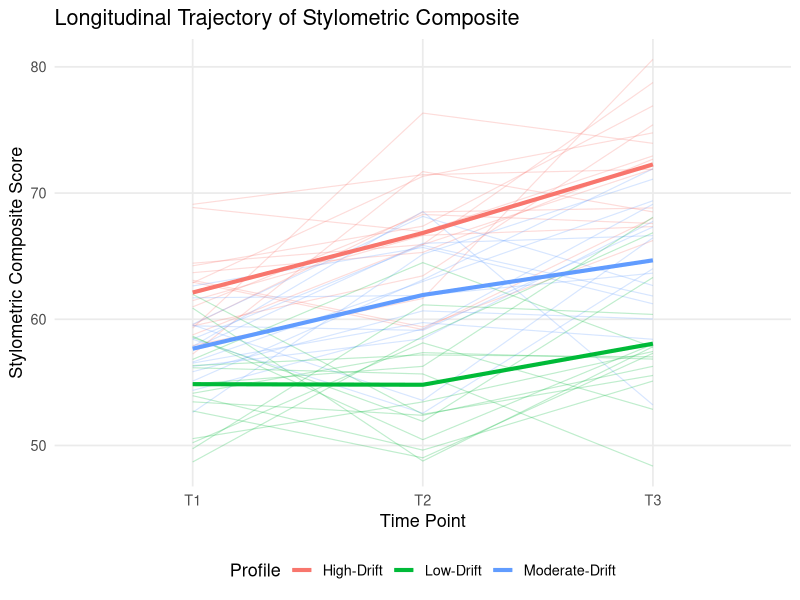
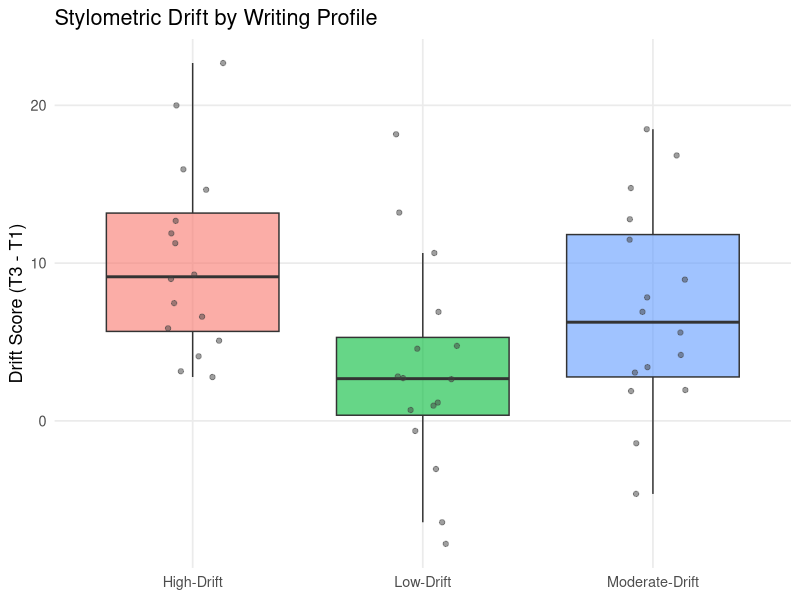
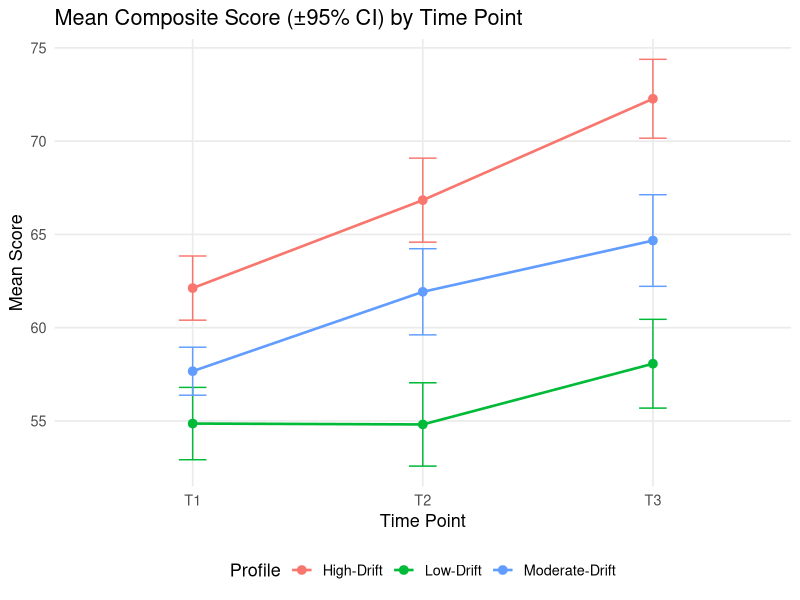
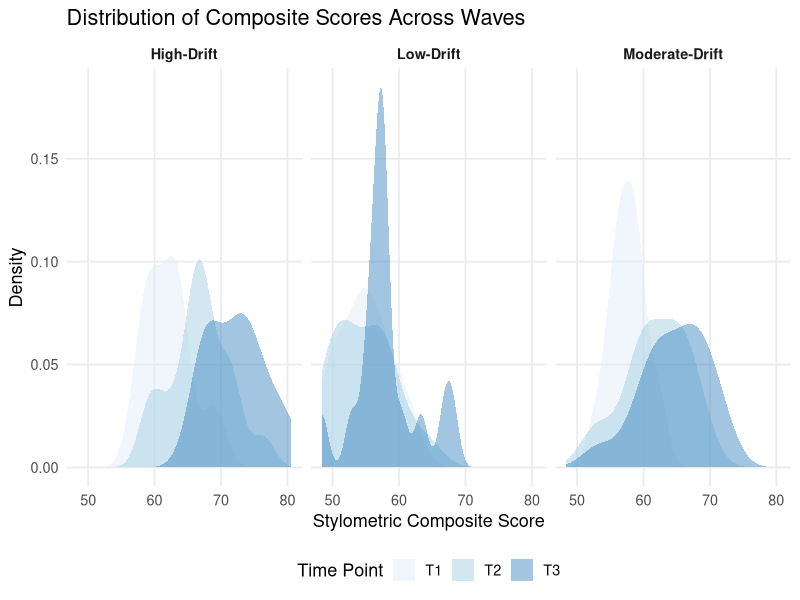

Reproduce these figures in R, in order.
# =====================================================================
# visualization_stats.R
# Study figures using ggplot2 / tidyverse
# Data: data_long.csv (ParticipantID, Profile, Wave, TimePoint,
#      Stylometry_Composite), data_wide.csv (T1, T2, T3, Drift)
# Requires: tidyverse, ggpubr (optional)
# =====================================================================

library(tidyverse)

long_df <- read.csv("data_long.csv", stringsAsFactors = FALSE)
wide_df <- read.csv("data_wide.csv", stringsAsFactors = FALSE)
long_df$TimePoint <- factor(long_df$TimePoint, levels = c("T1", "T2", "T3"))

theme_study <- theme_minimal(base_size = 13) +
  theme(legend.position = "bottom",
        panel.grid.minor = element_blank(),
        strip.text = element_text(face = "bold"))

profile_cols <- setNames(
  scales::hue_pal()(length(unique(long_df$Profile))),
  sort(unique(long_df$Profile)))

## --------------------------------------------------------------------
## Figure A: Longitudinal trajectories (spaghetti + group means)
## --------------------------------------------------------------------
fig_trajectories <- ggplot(long_df,
    aes(TimePoint, Stylometry_Composite, group = ParticipantID,
        color = Profile)) +
  geom_line(alpha = 0.25, linewidth = 0.4) +
  geom_line(data = long_df %>%
              group_by(Profile, TimePoint) %>%
              summarise(Stylometry_Composite = mean(Stylometry_Composite),
                        .groups = "drop"),
            aes(group = Profile), linewidth = 1.4) +
  scale_color_manual(values = profile_cols, name = "Profile") +
  labs(title = "Longitudinal Trajectory of Stylometric Composite",
       x = "Time Point", y = "Stylometric Composite Score") +
  theme_study
ggsave("fig_longitudinal_trajectory.png", fig_trajectories,
       width = 8, height = 6, dpi = 300)

## --------------------------------------------------------------------
## Figure B: Drift by profile (box + jitter)
## --------------------------------------------------------------------
fig_drift <- ggplot(wide_df, aes(Profile, Drift, fill = Profile)) +
  geom_boxplot(alpha = 0.6, outlier.shape = NA) +
  geom_jitter(width = 0.15, alpha = 0.5, color = "grey25") +
  scale_fill_manual(values = profile_cols, guide = "none") +
  labs(title = "Stylometric Drift by Writing Profile",
       x = NULL, y = "Drift Score (T3 - T1)") +
  theme_study
ggsave("fig_drift_by_profile.png", fig_drift, width = 7, height = 6, dpi = 300)

## --------------------------------------------------------------------
## Figure C: Group means with 95% CI at each time point
## --------------------------------------------------------------------
fig_means <- long_df %>%
  group_by(Profile, TimePoint) %>%
  summarise(mean = mean(Stylometry_Composite),
            sd   = sd(Stylometry_Composite),
            n    = n(),
            se   = sd / sqrt(n),
            .groups = "drop") %>%
  ggplot(aes(TimePoint, mean, color = Profile, group = Profile)) +
  geom_errorbar(aes(ymin = mean - 1.96 * se, ymax = mean + 1.96 * se),
                width = 0.12) +
  geom_point(size = 2.6) +
  geom_line(linewidth = 0.9) +
  scale_color_manual(values = profile_cols, name = "Profile") +
  labs(title = "Mean Composite Score (±95% CI) by Time Point",
       x = "Time Point", y = "Mean Score") +
  theme_study
ggsave("fig_group_means_ci.png", fig_means, width = 8, height = 6, dpi = 300)

## --------------------------------------------------------------------
## Figure D: Distribution change across waves (density ridge alternative)
## --------------------------------------------------------------------
fig_density <- ggplot(long_df, aes(Stylometry_Composite, fill = TimePoint)) +
  geom_density(alpha = 0.45, color = NA) +
  facet_wrap(~ Profile) +
  scale_fill_brewer(palette = "Blues", name = "Time Point") +
  labs(title = "Distribution of Composite Scores Across Waves",
       x = "Stylometric Composite Score", y = "Density") +
  theme_study
ggsave("fig_density_waves.png", fig_density, width = 9, height = 6, dpi = 300)

cat("Figures saved:",
    c("fig_longitudinal_trajectory.png", "fig_drift_by_profile.png",
      "fig_group_means_ci.png", "fig_density_waves.png"), sep = "\n  ")
